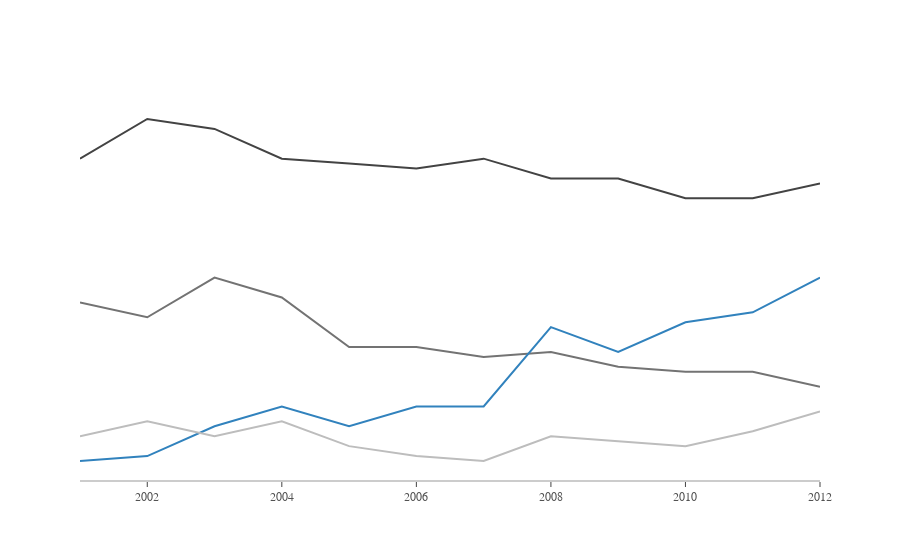

The code cell stored with this chart in its notebook:
### Code cell
sources = news['Source'].unique()
colors = ['rgb(67,67,67)', 'rgb(115,115,115)', 'rgb(49,130,189)', 'rgb(189,189,189)']


fig = go.Figure()

for source, col in zip(sources, colors):
    
    plot_data = news[news['Source'] == source]
    
    fig.add_trace(go.Scatter(x = plot_data['Year'], 
                             y = plot_data['Percent'],
                             mode = 'lines', 
                             line = dict(color = col)
                             ))


fig.update_layout(
    xaxis=dict(
        showline=True,
        showgrid=False,
        showticklabels=True,
        linecolor='rgb(204, 204, 204)',
        linewidth=2,
        ticks='outside',
        tickfont=dict(
            family='Arial',
            size=12,
            color='rgb(82, 82, 82)',
        )
       ),
    yaxis=dict(
        showgrid=False,
        zeroline=False,
        showline=False,
        showticklabels=False,
    ),    
    plot_bgcolor='white',
    showlegend = False
)


fig.show()

### Figure 1 — Plotly figure (JSON) as saved in the notebook; plotly's stock layout.template omitted (floating-point values rounded to 4 significant figures)
{"data": [{"line": {"color": "rgb(67,67,67)"}, "mode": "lines", "type": "scatter", "x": [2001, 2002, 2003, 2004, 2005, 2006, 2007, 2008, 2009, 2010, 2011, 2012], "y": [74, 82, 80, 74, 73, 72, 74, 70, 70, 66, 66, 69]}, {"line": {"color": "rgb(115,115,115)"}, "mode": "lines", "type": "scatter", "x": [2001, 2002, 2003, 2004, 2005, 2006, 2007, 2008, 2009, 2010, 2011, 2012], "y": [45, 42, 50, 46, 36, 36, 34, 35, 32, 31, 31, 28]}, {"line": {"color": "rgb(49,130,189)"}, "mode": "lines", "type": "scatter", "x": [2001, 2002, 2003, 2004, 2005, 2006, 2007, 2008, 2009, 2010, 2011, 2012], "y": [13, 14, 20, 24, 20, 24, 24, 40, 35, 41, 43, 50]}, {"line": {"color": "rgb(189,189,189)"}, "mode": "lines", "type": "scatter", "x": [2001, 2002, 2003, 2004, 2005, 2006, 2007, 2008, 2009, 2010, 2011, 2012], "y": [18, 21, 18, 21, 16, 14, 13, 18, 17, 16, 19, 23]}], "layout": {"autosize": true, "plot_bgcolor": "white", "showlegend": false, "xaxis": {"autorange": true, "linecolor": "rgb(204, 204, 204)", "linewidth": 2, "range": [2001, 2012], "showgrid": false, "showline": true, "showticklabels": true, "tickfont": {"color": "rgb(82, 82, 82)", "family": "Arial", "size": 12}, "ticks": "outside", "type": "linear"}, "yaxis": {"autorange": true, "range": [9.167, 85.83], "showgrid": false, "showline": false, "showticklabels": false, "type": "linear", "zeroline": false}}}
